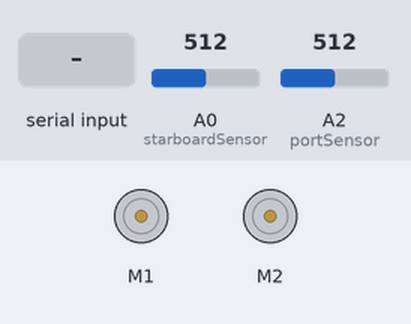
Recording of a sketch running on a simulated Arduino Uno, built with avr-gcc and run on an emulated ATmega328P. Parts: 2 × DC motor (green arrow = forward, orange = backward, longer = faster). The inputs (shaded band) are chosen by the test bench; at power-on: A0 (starboardSensor) = 512, A2 (portSensor) = 512. What the sketch prints to the serial monitor is not drawn.

Above: at 0.9 s.
1.0 s: "y" received over Serial
At 1.7 s:
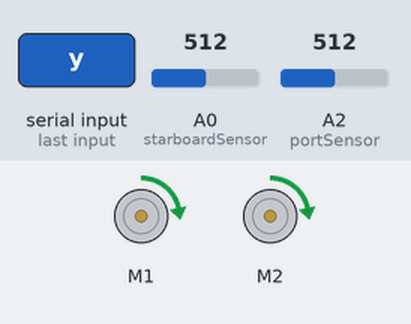
2.5 s: A0 (starboardSensor) set to 784
4.0 s: A0 (starboardSensor) set to 814
At 4.5 s:
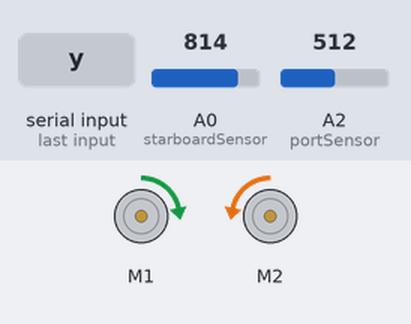
5.5 s: A2 (portSensor) set to 785
8.5 s: A2 (portSensor) set to 811
At 9.3 s:
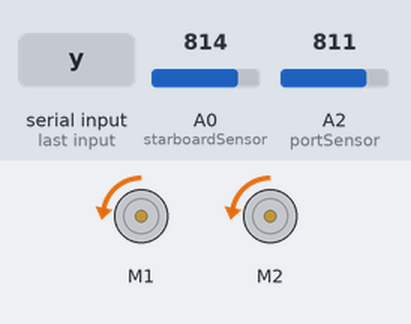
10.0 s: A0 (starboardSensor) set to 790
At 10.4 s:
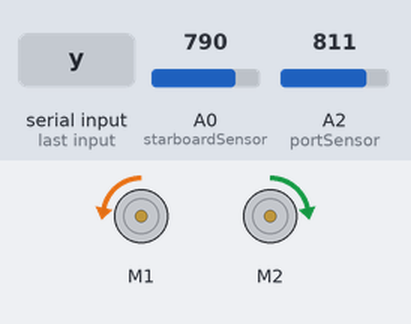
Timing chart, 0 to 12.5 s (numbered marks = the images above; inputs shaded):
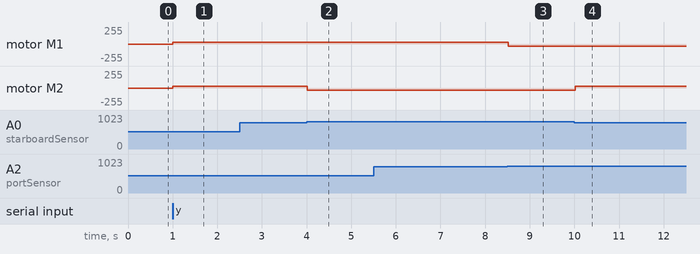

Measured:
- the behaviour switches between 800 and 801 on A0 (starboardSensor) (found by bisection; images 1 and 2)
- the behaviour switches between 800 and 801 on A2 (portSensor) (found by bisection; images 2 and 3)
- after the input at 1.0 s, motor M1, motor M2: stopped → forward 30/255 at once
- after the input at 2.5 s, every drawn part: stays the same
- after the input at 4.0 s, motor M2: forward 30/255 → backward 30/255 at once
- after the input at 5.5 s, every drawn part: stays the same
- after the input at 8.5 s, motor M1: forward 30/255 → backward 30/255 at once
- after the input at 10.0 s, motor M2: backward 30/255 → forward 30/255 at once

The sketch:

carCode.ino
```cpp
// Required libraries for motor shield/controller
#include <Wire.h>
#include <Adafruit_MotorShield.h>
#include "utility/Adafruit_MS_PWMServoDriver.h"
// Define sensors, variables, and motors
const int portSensor = A2;
const int starboardSensor = A0;
int sensorPortValue = 0;
int sensorStarboardValue = 0;
int motorPortValue = 0;
int motorStarboardValue = 0;
Adafruit_MotorShield AFMS = Adafruit_MotorShield();
Adafruit_DCMotor *portMotor = AFMS.getMotor(1);
Adafruit_DCMotor *starboardMotor = AFMS.getMotor(2);

int counter = 0;
bool record = false;
char buffer;

void setup() {
  // put your setup code here, to run once:
  // start the controller
  AFMS.begin();
  Serial.begin(9600);
  Serial.println ("Log? (y/n):");
  while (Serial.available() == 0) {}
  buffer = Serial.read();
  char Str[2] = {buffer};
  if (buffer == 'y') {
    record = true;
  }
}

void loop() {
  // put your main code here, to run repeatedly:
  // read the sensor values
  sensorPortValue = analogRead(portSensor);
  sensorStarboardValue = analogRead(starboardSensor);
  // map the sensor value to motor values
  portMotor->setSpeed(30);
  starboardMotor->setSpeed(30);
  if (record) {
    Serial.print(sensorPortValue);
    Serial.print(",");
    Serial.print(sensorStarboardValue);
    Serial.print(",");
  }
  if (sensorPortValue > 800) {
    portMotor->run(BACKWARD);
    if (record) {
      Serial.print("-1");
    }
  }
  else {
    portMotor->run(FORWARD);
    if (record) {
      Serial.print("1");
      Serial.print(",");
    }
  }

  if (sensorStarboardValue > 800) {
    starboardMotor->run(BACKWARD);
    if (record) {
      Serial.print("-1");
    }
  }

  else {
    starboardMotor->run(FORWARD);
    if (record) {
      Serial.print("1");
      Serial.println();
    }
  }
}
```
